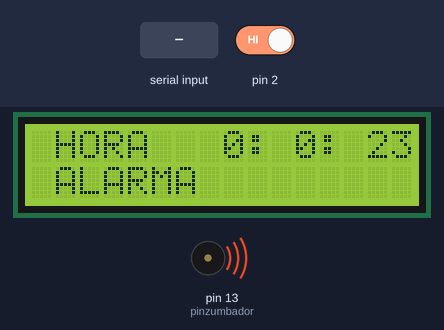
The sketch below on a simulated Arduino Uno, built with avr-gcc and run on an emulated ATmega328P. On the bench: 16×2 character LCD, buzzer (waves = sounding). The test bench sets the inputs (shaded band); at power-on: pin 2 HIGH. What the sketch prints to the serial monitor is not drawn.

Above: at 1.22 s.
1.3 s: pin 2 driven LOW
4.3 s: pin 2 driven HIGH
At 5.17 s:
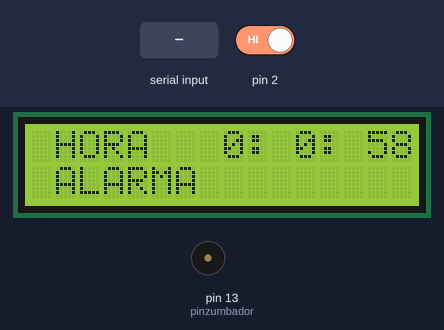
5.8 s: "90,45\n" received over Serial
At 7.77 s:
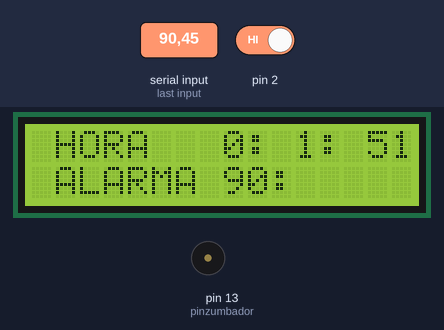
Timing chart, 0 to 9.3 s (numbered marks = the images above; inputs shaded):
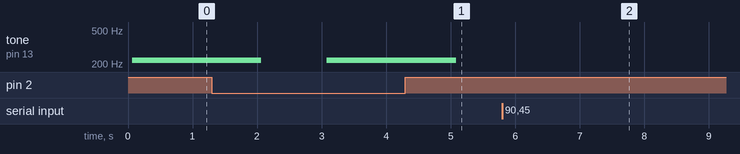

Measured:
- after the input at 4.3 s, the display: first changes after 0.06 s (image 1 shows a later state)

The sketch:

RELOJALARMA.ino
```cpp
/*UNIVERSIDAD TECNICA DEL NORTE
   FICA-CIERCOM
   SISTEMAS MICROPROCESADOS
   DEBER:
   REALIZAR UN RELOJ ALARMA

*/
#include <MsTimer2.h>
#include <LiquidCrystal.h>
int horero = 00; // variable para hora
int minutero = 00; // variable para minutos
int segundero = 00; // variable para segundos
LiquidCrystal lcd(12, 11, 5, 4, 3, 6);// posiciones del lcd

int str ;// CONTROL de minutero
int str1 ;// control de horero
int num = 0;// bandera

int pinzumbador = 13;    // pin del BUZZER
int frecuencia = 220;      // frecuencia correspondiente
void setup() {

  attachInterrupt(0, alarma, LOW);
  lcd.begin(16, 2);// inicializa la lcd
  Serial.begin(9600);// inicializa la comunicacion serial
  MsTimer2::set(50, rutina); // parametros el timer
  MsTimer2::start();// inicializa el timer
}

void loop() {
  alarma(num);
  if ((str > 59) && (str1 > 25)) { // si la hora excede los limites sale el siguiente mesaje
    Serial.println("hora incorrecta");
  }
  if ((str == minutero) && (str == horero)) { // si la hora ingresada es igual al reloj sonara la alarma
    tono();
    Serial.print("ALARMA ACTIVADA");
  }
}

void rutina() { // metodo para el timer el cual contara y mostrara el reloj
  segundero++; // contador empieza a contar a cada segundo
  lcd.setCursor(14, 0);// posicion el la lcd para los segundos
  lcd.print(segundero); // muestra en la lcd
  lcd.setCursor(12, 0);
  lcd.print(":");
  lcd.setCursor(11, 0);
  lcd.print(minutero);
  lcd.setCursor(9, 0);
  lcd.print(":");
  lcd.setCursor(8, 0);
  lcd.print(horero);
  lcd.setCursor(1, 0);
  lcd.print("HORA");
  lcd.setCursor(1, 1);
  lcd.print("ALARMA");


  if ( segundero == 59) { // control para minutero cuando el segundero llegue a 59
    minutero++;// comienza a contar minutero
    lcd.setCursor(11, 0);
    lcd.print(minutero);// se imprime los minutos
    segundero = 0;
    // lcd.clear();

  }
  if ( minutero == 59) { // control del munutero
    horero++;// comienza el conteo para hora
    lcd.setCursor(6, 0);
    lcd.print(horero);// se imprime la hora
    minutero = 0;
    lcd.clear();


  }
  if ( horero == 23) { // control de hora cuando llega a 23:59:59 se imprime en 00:00:00
    horero = 0;
    minutero = 0;
    segundero = 0;

  }
}
void alarma(int num) {// metodo alarma
  if (Serial.available() > 0) {
    if (num == 0) {// si la bandera esta en 0 pide la hora y guarda el dato de la comunicacion serial
      Serial.println("ingrese hora");
      delay(500);
      String dato = Serial.readString();
      int str1 = String(dato).toInt();
      lcd.setCursor(8, 1);// se imprime en la lcd los resultados
      lcd.print(str1);
      lcd.setCursor(10, 1);
      lcd.print(":");
      delay(200);
      num = 1;// bandera en 1 para que ejecute la siguiente condicion


    } if (num == 1) {// si la bandera esta en 1 pide los minutos y guardar en la variable str
      Serial.println("");
      Serial.println("ingrese minutos");
      delay(500);
      String dato1 = Serial.readString();
      int str = String(dato1).toInt();
      lcd.setCursor(12, 1);// ubicacion en la lcd para los minutos de la alarma
      lcd.print(str);
      delay(200);
      num = 0;// bandera en cero para volver a pedir hora
    }


  }

}


void tono() {// metodo para el tono de alarma
  tone(pinzumbador, frecuencia);   // inicia el zumbido
  delay(2000);
  noTone(pinzumbador);               // lo detiene a los dos segundos
  delay(1000);
}
```
